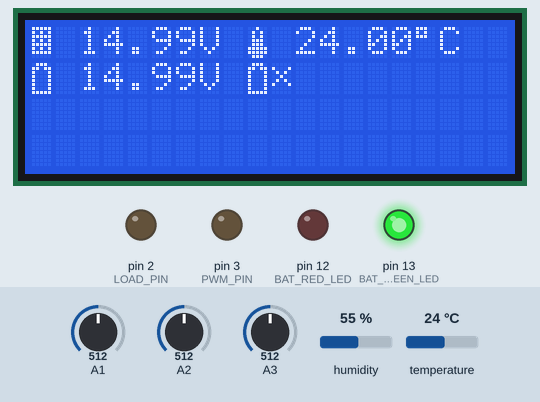
Bench run of a sketch on a simulated Arduino Uno, built with avr-gcc and run on an emulated ATmega328P. Parts: 20×4 character LCD, output pins drawn as LEDs (lit = HIGH). Inputs (shaded band) come from the test bench; at power-on: A1 = 512, temperature 24 °C, A2 = 512, A3 = 512, humidity 55 %. What the sketch prints to the serial monitor is not drawn.

Above: at 1.2 s.
1.3 s: A1 set to 182
At 7.7 s:
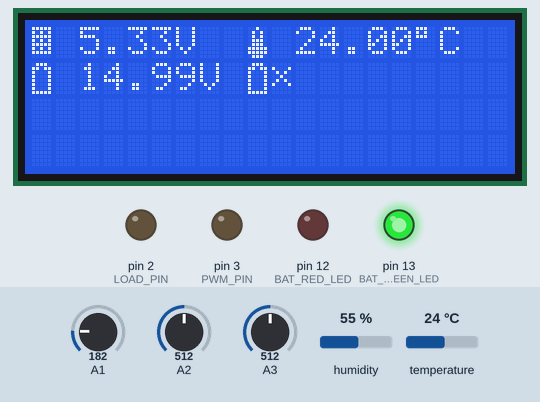
13.7 s: A1 set to 161
At 23.6 s:
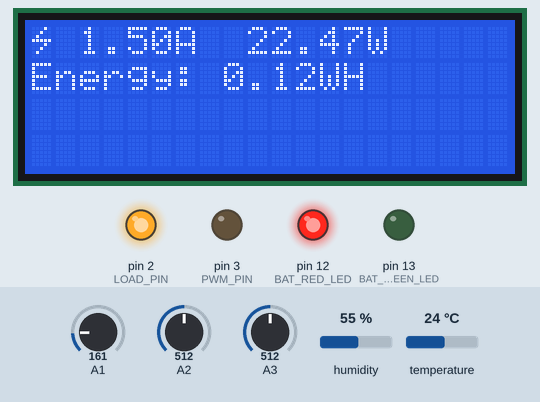
26.1 s: temperature set to 12 °C
At 33.2 s:
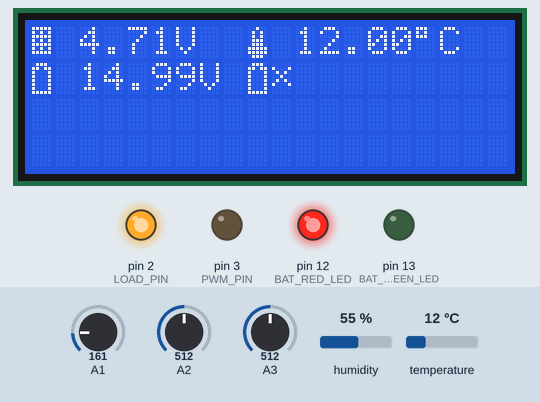
36.5 s: A2 set to 716
At 39.2 s:
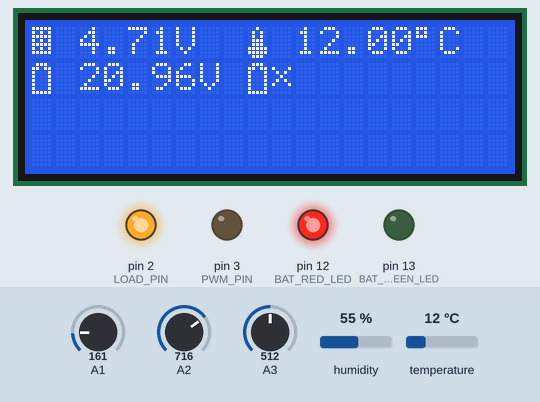
42.9 s: A3 set to 716
At 49.0 s:
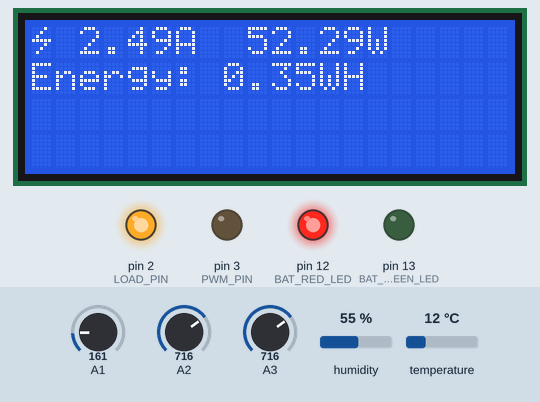
52.2 s: temperature set to 19 °C
At 58.6 s:
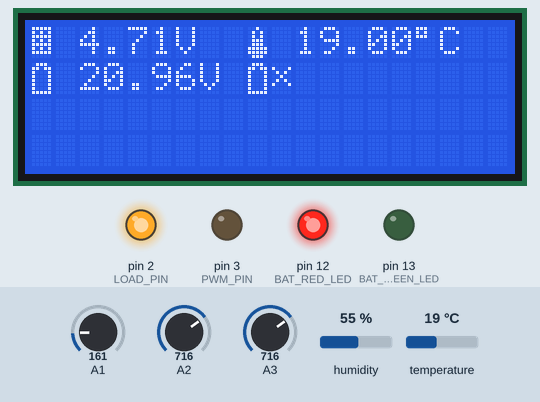
Timing chart, 0 to 60.1 s (numbered marks = the images above; inputs shaded):
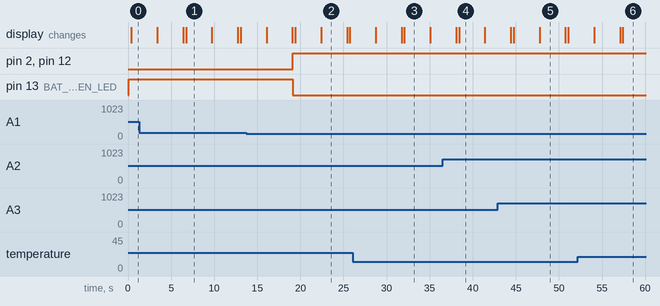

Measured:
- the behaviour switches between 171 and 170 on A1 (found by bisection; images 1 and 2)
- after the input at 13.7 s, pin 2 (LOAD_PIN), pin 12 (BAT_RED_LED): LOW → HIGH after 5.4 s; pin 13 (BAT_GREEN_LED): HIGH → LOW after 5.4 s
- what the display in image 1 shows lasts 3.0 s, from 6.7 s to 9.7 s

The sketch:

App.ino
```cpp
#include <Wire.h>
#include <LiquidCrystal.h>
#include <DHT.h>
#include <Adafruit_Sensor.h>

//Branchages des entrées
#define SOL_ADC A1     // Solar panel side voltage divider is connected to pin A0
#define BAT_ADC A2    // Battery side voltage divider is connected to pin A1
#define CURRENT_ADC A3  // ACS 712 current sensor is connected to pin A2
#define DHTPIN 11   // DHT11 Temperature is connected to pin 4
#define DHTTYPE DHT11
#define PWM_PIN 3         // pin-3 is used to control the charging MOSFET //the default frequency is 490.20Hz
#define LOAD_PIN 2       // pin-2 is used to control the load

// Paramètres des entrées
#define AVG_NUM 10    // number of iterations of the adc routine to average the adc readings
#define BAT_MIN 3.2  // minimum battery voltage for 4,2V system
#define BAT_MAX 4.2  // maximum battery voltage for 4,2V system
#define BULK_CH_SP 4.2 // bulk charge set point for sealed lead acid battery // flooded type set it to 4,2
#define FLOAT_CH_SP 3.9  //float charge set point for lead acid battery
#define LVD 3.4          //Low voltage disconnect setting for a 12V system

// LEDS
#define BAT_RED_LED 12
#define BAT_GREEN_LED 13
#define BAT_BLUE_LED 12
#define LOAD_RED_LED 13
#define LOAD_GREEN_LED 12

//#define BAT_RED_LED 5
//#define BAT_GREEN_LED 6
//#define BAT_BLUE_LED 7
//#define LOAD_RED_LED 8
//#define LOAD_GREEN_LED 9
//--------------------------------------------------------------------------------------------------------------------------
///////////////////////DECLARATION OF ALL BIT MAP ARRAY FOR FONTS////////////////////////////////////////////////////////////////
//--------------------------------------------------------------------------------------------------------------------------

byte solar[8] = //icon for solar panel
{
  0b11111,0b10101,0b11111,0b10101,0b11111,0b10101,0b11111,0b00000
};
byte battery[8] =  //icon for battery
{
  0b01110,0b11011,0b10001,0b10001,0b10001,0b10001,0b10001,0b11111
};

byte energy[8] =  // icon for power
{
  0b00010,0b00100,0b01000,0b11111,0b00010,0b00100,0b01000,0b00000
};
/*byte alarm[8] =  // icon for alarm
{
 0b00000,0b00100,0b01110,0b01110,0b01110,0b11111,0b00000,0b00100
};*/
byte temp[8] = //icon for termometer
{
 0b00100,0b01010,0b01010,0b01110,0b01110,0b11111,0b11111,0b01110
};

byte charge[8] = // icon for battery charge
{
  0b01010,0b11111,0b10001,0b10001,0b10001,0b01110,0b00100,0b00100,
};
byte not_charge[8]=
{
  0b00000,0b10001,0b01010,0b00100,0b01010,0b10001,0b00000,0b00000,
};


//--------------------------------------------------------------------------------------------------------------------------
///////////////////////DECLARATION OF ALL GLOBAL VARIABLES//////////////////////////////////////////////////////////////////
//--------------------------------------------------------------------------------------------------------------------------
float solar_volt=0;
float bat_volt=0;
float load_current=0;
float temperature=0;
float system_volt=0;

int temp_change=0;
float bulk_charge_sp=0;
float float_charge_sp=0;
float charge_status=0;
float load_status=0;
float error=0;
float Ep=0;
int duty =0;
float lvd;
float msec=0;
float last_msec=0;
float elasped_msec=0;
float elasped_time=0;
float ampSecs = 0;
float ampHours=0;
float watts=0;
float wattSecs = 0;
float wattHours=0;

LiquidCrystal lcd(8, 9, 4, 5, 6, 7);  // Set the LCD address
DHT dht(DHTPIN, DHTTYPE); // Set the dht
//******************************************************* MAIN PROGRAM START ************************************************
void setup()
{

Serial.begin(9600);
pinMode(BAT_RED_LED,OUTPUT);
pinMode(BAT_GREEN_LED,OUTPUT);
pinMode(BAT_BLUE_LED,OUTPUT);
pinMode(LOAD_RED_LED ,OUTPUT);
pinMode(LOAD_GREEN_LED,OUTPUT);
pinMode(PWM_PIN,OUTPUT);
pinMode(LOAD_PIN,OUTPUT);
digitalWrite(PWM_PIN,LOW);  // default value of pwm duty cycle
digitalWrite(LOAD_PIN,LOW);  // default load state is

dht.begin();
lcd.begin(20,4);   // initialize the lcd for 16 chars 2 lines, turn on backlight
//lcd.backlight(); // finish with backlight on
lcd.createChar(1,solar);
lcd.createChar(2, battery);
lcd.createChar(3, energy);
//lcd.createChar(4,alarm);
lcd.createChar(5,temp);
lcd.createChar(6,charge);
lcd.createChar(7,not_charge);
lcd.clear();
}

void loop()
{
 read_data();             // read different sensors data from analog pin of arduino
 system_voltage();        // detect the system voltage according to battery voltage
 setpoint();      // decide the charge set point according to system voltage
 charge_cycle();         // pwm charging of battery
 power();                // calculate the load power and energy
 load_control();         //control the load
 led_indication();       // led indica
 print_data();            // print in serial monitor
 lcd_display();           // lcd display
 }
//************************************************************ PROGRAM END *************************************************


//------------------------------------------------------------------------------------------------------
////////////////// READS AND AVERAGES THE ANALOG INPUTS (SOLRAR VOLTAGE,BATTERY VOLTAGE)////////////////
//------------------------------------------------------------------------------------------------------
int read_adc(int adc_parameter)
{

  int sum = 0;
  int sample ;
  for (int i=0; i<AVG_NUM; i++)
  {                                        // loop through reading raw adc values AVG_NUM number of times
    sample = analogRead(adc_parameter);    // read the input pin
    sum += sample;                        // store sum for averaging
    delayMicroseconds(50);              // pauses for 50 microseconds
  }
  return(sum / AVG_NUM);                // divide sum by AVG_NUM to get average and return it
}
//-------------------------------------------------------------------------------------------------------------
////////////////////////////////////READ THE DATA//////////////////////////////////////////////////////////////
//-------------------------------------------------------------------------------------------------------------
 void read_data(void)
 {
    //5V = ADC value 1024 => 1 ADC value = (5/1024)Volt= 0.0048828Volt
    // Vout=Vin*R2/(R1+R2) => Vin = Vout*(R1+R2)/R2   R1=100 and R2=20
     solar_volt = read_adc(SOL_ADC)*0.00488*(120/20);
     //Serial.println(read_adc(SOL_ADC));
     bat_volt = read_adc(BAT_ADC)*0.00488*(120/20);
     //Serial.println(read_adc(BAT_ADC));
     load_current = (read_adc(CURRENT_ADC)*0.00488 -1); //-25);
     //Serial.println(read_adc(CURRENT_ADC));
     temperature = dht.readTemperature();
  }
  //------------------------------------------------------------------------------------------------------------
/////////////////////////////////POWER AND ENERGY CALCULATION //////////////////////////////////////////////
//------------------------------------------------------------------------------------------------------------
void power(void)

{
msec = millis();
elasped_msec = msec - last_msec; //Calculate how long has past since last call of this function
elasped_time = elasped_msec / 1000.0; // 1sec=1000 msec
watts = load_current * bat_volt; //Watts now
ampSecs = (load_current*elasped_time); //AmpSecs since last measurement
wattSecs = ampSecs * bat_volt; //WattSecs since last measurement
ampHours = ampHours + ampSecs/3600; // 1 hour=3600sec //Total ampHours since program started
wattHours = wattHours + wattSecs/3600; // 1 hour=3600sec //Total wattHours since program started
last_msec = msec; //Store 'now' for next time
}

//------------------------------------------------------------------------------------------------------------
/////////////////////////////////PRINT DATA IN SERIAL MONITOR/////////////////////////////////////////////////
//------------------------------------------------------------------------------------------------------------
  void print_data(void)
  {
    delay(100);
    Serial.print("Solar Panel Voltage: ");
    Serial.print(solar_volt);
    Serial.println("V");
    Serial.print("Battery Voltage: ");
    Serial.print(bat_volt);
    Serial.println("V");
    Serial.print("System Voltage: ");
    Serial.print(system_volt);
    Serial.println("V");
    Serial.print("Charge Set Point:");
    Serial.println(bulk_charge_sp);
    Serial.print("Temperature:");
    Serial.print(temperature);
    Serial.println("C");
    Serial.print("Load Current: ");
    Serial.print(load_current);
    Serial.println("A");
    Serial.print("Power: ");
    Serial.print(watts);
    Serial.println("W");
    Serial.print("Energy: ");
    Serial.print(wattHours);
    Serial.println("WH");
    Serial.print("Duty Cycle :");
    if (charge_status==1)
    {
    Serial.println("99%");
    Serial.println("BULK CHARGING");
    }
    else if (charge_status==2)
    {
    Serial.print(Ep);
    Serial.println("%");
    Serial.println("FLOAT CHARGING");
    }
    else
    {
    Serial.println("0%");
    Serial.println("NOT CHARGING");
    }
    if(load_status==1)
    {
     Serial.println("LOAD IS CONNECTED");
    }
    else
    {
     Serial.println("LOAD IS DISCONNECTED");
    }

    Serial.println("***************************");
 }
//----------------------------------------------------------------------------------------------------------------------
//////////////////////////////////SYSTEM VOLTAGE AUTO DETECT ///////////////////////////////////////////////////////////
//----------------------------------------------------------------------------------------------------------------------
void system_voltage(void)
{
  if ((bat_volt >BAT_MIN) && (bat_volt < BAT_MAX))
  {
     system_volt = 4.2;
  }
  /*
  else if  ((bat_volt > BAT_MIN*2 ) && (bat_volt < BAT_MAX*2))
  {
    system_volt=24;
  }*/
  else if ((bat_volt > BAT_MIN/2 ) && (bat_volt < BAT_MAX/2))
  {
    system_volt=3,6;
  }

}
//---------------------------------------------------------------------------------------------------------------------------
 ////////////////////////////////////CHARGE SET POINT ///////////////////////////////////////////////////////////////////////
//---------------------------------------------------------------------------------------------------------------------------

void setpoint(void)
{
  temp_change = temperature-25.0; // 25deg cel is taken as standard room temperature
 // temperature compensation = -5mv/degC/Cell
  // If temperature is above the room temp ;Charge set point should reduced
  // If temperature is bellow the room temp ;Charge set point should increased
  if(system_volt == 4.2)
  {
     bulk_charge_sp = BULK_CH_SP-(0.030*temp_change) ;
     float_charge_sp = FLOAT_CH_SP-(0.030*temp_change) ;
     lvd =LVD;
  }

  else if(system_volt == 3.6)
  {
     bulk_charge_sp = (BULK_CH_SP/2)-(0.015*temp_change) ;
     float_charge_sp = (FLOAT_CH_SP/2)-(0.015*temp_change) ;
     lvd=LVD/2;
  }
  /*
  else if (system_volt == 24)
  {
   bulk_charge_sp = (BULK_CH_SP*2)-(0.060*temp_change) ;
   float_charge_sp= (FLOAT_CH_SP*2)-(0.060*temp_change) ;
   lvd=LVD*2;
  }
  */

}
//--------------------------------------------------------------------------------------------------------------------------------
 ///////////////////////////////////////////////////PWM CHARGE CYCLE @500 HZ //////////////////////////////////////////////////
 //-------------------------------------------------------------------------------------------------------------------------------
void charge_cycle(void)
{
  if (solar_volt > bat_volt && bat_volt <= bulk_charge_sp)
  {
    Serial.println("bulk");
    Serial.println(bulk_charge_sp);
    Serial.println("float");
    Serial.println(float_charge_sp);

   if (bat_volt <= float_charge_sp) // charging start
  {
     charge_status = 1; // indicate the charger is in BULK mode
     duty= 252.45;
     analogWrite(PWM_PIN,duty); // 99 % duty cycle // rapid charging

  }
  else if (bat_volt >float_charge_sp && bat_volt <= bulk_charge_sp)
  {
      charge_status = 2; // indicate the charger is in FLOAT mode
      error  = (bulk_charge_sp - bat_volt);      // duty cycle reduced when the battery voltage approaches the charge set point
      Ep= error *100 ; //Ep= error* Kp // Assume  Kp=100

      if(Ep < 0)
       {
        Ep=0;
        }
      else if(Ep>100)
        {
         Ep=100;
        }
      else if(Ep>0 && Ep <=100) // regulating
       {
         duty = (Ep*255)/100;
       }
       analogWrite(PWM_PIN,duty);
   }
 }
   else
   {
   charge_status=0;  // indicate the charger is OFF
   duty=0;
   analogWrite(PWM_PIN,duty);
   }
}
//----------------------------------------------------------------------------------------------------------------------
/////////////////////////////////////////////LOAD CONTROL/////////////////////////////////////////////////////
//----------------------------------------------------------------------------------------------------------------------

void load_control()
{
 if (solar_volt < 5  ) // load will on when night
{
  if(bat_volt >lvd)   // check if battery is healthy
  {
  load_status=1;
  digitalWrite(LOAD_PIN, HIGH); // load is ON
  }
  else if(bat_volt < lvd)
  {
    load_status=0;
   digitalWrite(LOAD_PIN, LOW); //load is OFF
  }
 }
 else // load will off during day
 {
   load_status=0;
   digitalWrite(LOAD_PIN, LOW);
 }
}


//-------------------------------------------------------------------------------------------------
//////////////////////////LED INDICATION////////////////////////////////////
//-------------------------------------------------------------------------------------------------
void led_indication(void)
{
  battery_led();           //Battery status led indication
  load_led();              //Load led indication
}

//----------------------------------------------------------------------------------------------------------------------
/////////////////////////////////////////////BATTERY LED INDICATION/////////////////////////////////////////////////////
//----------------------------------------------------------------------------------------------------------------------
void battery_led(void)
{

   if( (bat_volt > system_volt) && ( bat_volt < bulk_charge_sp))
  {
      leds_off_all();
      digitalWrite(BAT_GREEN_LED,LOW);  // battery voltage is healthy
  }
  else if(bat_volt >= bulk_charge_sp)
  {
      leds_off_all();
      digitalWrite(BAT_BLUE_LED,LOW);  //battery is fully charged
  }
   else if(bat_volt < system_volt)
  {
      leds_off_all();
      digitalWrite(BAT_RED_LED,LOW);  // battery voltage low
  }
}
//----------------------------------------------------------------------------------------------------------------------
/////////////////////////////////////////////LOAD LED INDICATION/////////////////////////////////////////////////////
//----------------------------------------------------------------------------------------------------------------------

  void load_led()
  {
    if(load_status==1)
    {
      digitalWrite(LOAD_GREEN_LED,HIGH);
    }
    else if(load_status==0)
    {
      digitalWrite(LOAD_RED_LED,HIGH);
    }
   }

//------------------------------------------------------------------------------------------------------
//////////////////////// TURN OFF ALL THE LED///////////////////////////////////////////////////////////
//------------------------------------------------------------------------------------------------------
void leds_off_all(void)
{

  digitalWrite(BAT_RED_LED,HIGH);
  digitalWrite(BAT_GREEN_LED,HIGH);
  digitalWrite(BAT_BLUE_LED,HIGH);
  digitalWrite(LOAD_RED_LED, LOW);
  digitalWrite(LOAD_GREEN_LED, LOW);
}
//------------------------------------------------------------------------------------------------------
//////////////////////// LCD DISPLAY///////////////////////////////////////////////////////////
//------------------------------------------------------------------------------------------------------
void lcd_display()
{
 lcd.setCursor(0, 0);
 lcd.write(1);
 lcd.setCursor(2, 0);
 lcd.print(solar_volt);
 lcd.print("V");

 lcd.setCursor(9, 0);
 lcd.write(5);
 lcd.setCursor(11, 0);
 lcd.print(temperature);
 lcd.write(0b11011111);
 lcd.print("C");

 lcd.setCursor(0,1);
 lcd.write(2);
 lcd.setCursor(2, 1);
 lcd.print(bat_volt);
 lcd.print("V");
 lcd.setCursor(9, 1);
 lcd.write(2);
 if((charge_status==1) | (charge_status== 2))
 {
 lcd.write(6);
 }
 else
 {
 lcd.write(7);
 }
 delay(3000);
 lcd.clear();

 lcd.setCursor(0,0);
 lcd.write(3);
 lcd.setCursor(2,0);
 lcd.print(load_current);
 lcd.print("A");
 lcd.setCursor(9,0);
 lcd.print(watts);
 lcd.print("W");
 lcd.setCursor(0,1);
 lcd.print("Energy: ");
 lcd.print(wattHours);
 lcd.print("WH");

 delay(3000);
 lcd.clear();

}
```
